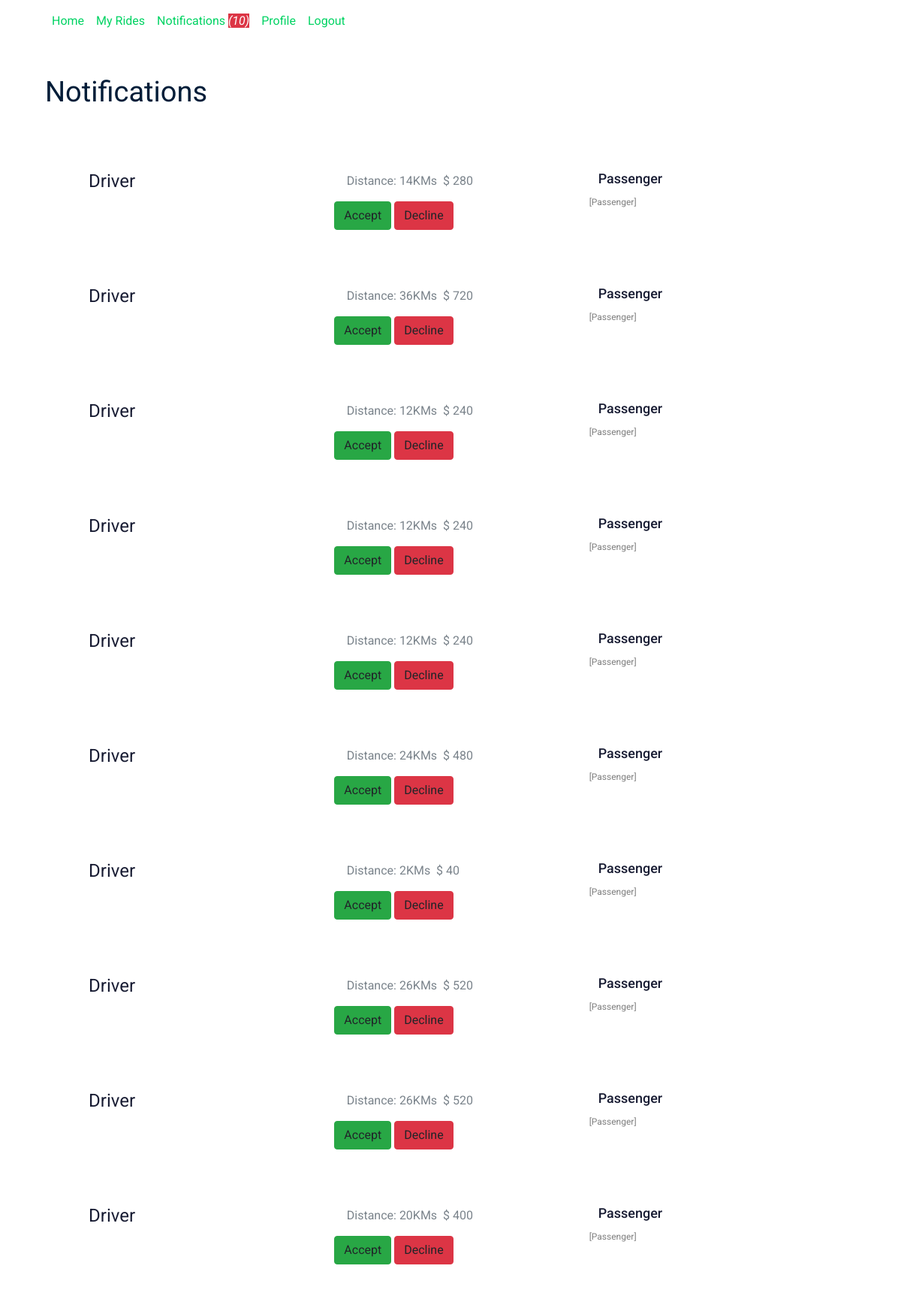
The page /driver/notifications (signed in) on the database as committed earlier.
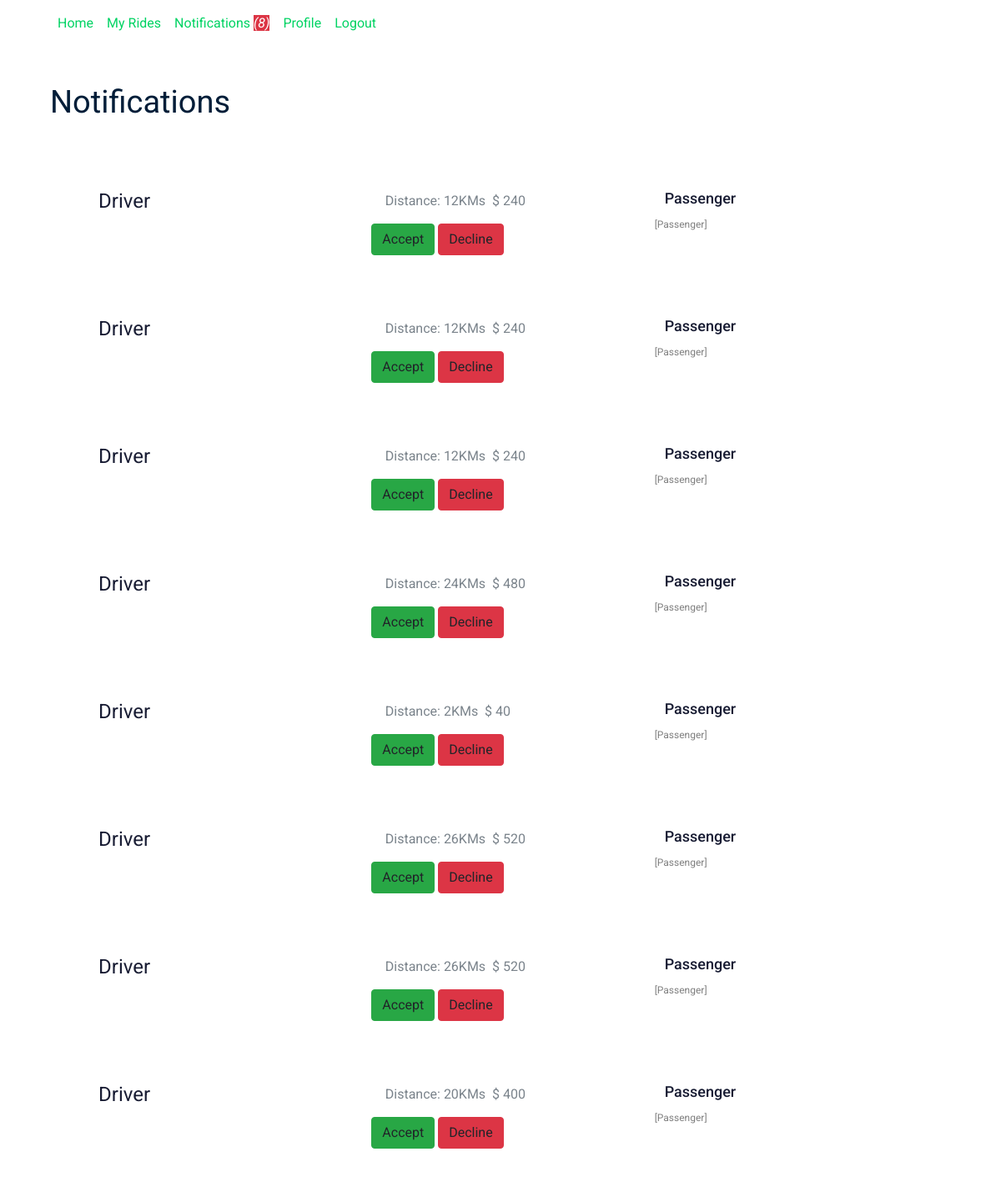
The same page on the database as committed later.
### app/models/models.py (models this page shows, shortened)
class User(db.Model,UserMixin):
    __tablename__ = "users"
    id = db.Column(db.Integer, primary_key=True)
    name = db.Column(db.String(100), nullable=False)
    surname = db.Column(db.String(100), nullable=False)
    email = db.Column(db.String(100), unique=True, nullable=False)
    password = db.Column(db.String(150), nullable=False)
    zipcode = db.Column(db.String(100), nullable=True)
    roles = db.Column(db.String(10), default="Passenger")
    profile_image = db.Column(db.String(255), nullable=True, default="0")
    profile_description = db.Column(db.String(255), nullable=True)
    gender = db.Column(db.Integer, nullable=False)
    member_since = db.Column(db.DateTime, nullable=False, default=datetime.utcnow)
    charges_per_kilo = db.Column(db.Integer, default=0) #only for driver
    passengers = db.relationship('Ride', foreign_keys="[Ride.passenger_id]")
    drivers = db.relationship('Ride', foreign_keys="[Ride.driver_id]")

class Ride(db.Model):
    __tablename__ = "rides"
    id = db.Column(db.Integer, primary_key=True)
    driver_id = db.Column(db.Integer, db.ForeignKey('users.id'))
    passenger_id = db.Column(db.Integer, db.ForeignKey('users.id'))
    zipcode = db.Column(db.String(100), nullable=False)
    from_loc = db.Column(db.String(150), nullable=False)
    to_loc = db.Column(db.String(150), nullable=False)
    isStarted = db.Column(db.Integer, default=0) #0: not started, 1: started
    isEnded = db.Column(db.Integer, default=0) #0: not ended, 1: ended
    isPaid = db.Column(db.Integer, default=0) #0: not paid, 1: paid
    isConfirmed = db.Column(db.Integer, default=0) #0: request not entertained yet, 1: accepted, 2: declined
    passenger_ratings = db.Column(db.Integer, nullable=True)
    driver_ratings = db.Column(db.Integer, nullable=True)
    passenger_ratings = db.Column(db.Integer, nullable=True)
    distance = db.Column(db.Integer, nullable=False)
    driver_review_for_passenger = db.Column(
        db.String(255), nullable=True)  # will be updated when ride ends
    passenger_review_for_driver = db.Column(
        db.String(255), nullable=True)  # will be updated when ride ends
    price = db.Column(db.Integer, nullable=False)
    ride_date = db.Column(db.DateTime, nullable=False, default=datetime.utcnow)

### app/driver/views.py (the view)
@driveblueprint.route("/notifications")
@login_required
def driver_notifications():
	user = current_user
	sql = text("SELECT *,rides.id as ride_id,users.id as p_id,(select count(*) from rides WHERE driver_id = "+str(user.id)+" AND isStarted = 0 AND isConfirmed=0 "
																					  "AND isEnded=0 AND isPaid=0) as total_requests "
																					  "FROM rides LEFT JOIN users on users.id = rides.passenger_id "
			   "WHERE driver_id = "+str(user.id)+" AND isStarted = 0 AND isConfirmed=0 AND isEnded=0 AND isPaid=0;")
	rides = db.engine.execute(sql)
	ridesNotifications = Ride.query.filter_by(driver_id=user.id,isStarted=0,isEnded=0,isPaid=0,isConfirmed=0).all()
	return render_template("driver_notifications.html", rides=rides, user=user)

### app/driver/views.py (called while the page is built)
@application.context_processor
def inject_dict_for_all_templates():
	notifications_count = db.engine.execute("select count(*) from rides where driver_id ="+str(current_user.id)+" and isConfirmed=0 and isStarted = 0 and isPaid = 0 and isEnded =0")
	c = str(notifications_count.first()[0])
	return dict(count=c)

### app/models/models.py (called while the page is built)
@login_manager.user_loader
def load_user(user_id):
    return User.query.get(user_id)

### app/driver/templates/driver_notifications.html (shortened to what this page needs)
{% extends 'driver_masterlayout.html' %}
{% block body %}
<section class="contact-section section_padding">
    <div class="container">
        <div class="row">
            <div class="col-12">
            </div>
        </div>
        <div class="row">
            <div class="col-lg-12">
    <div class="job_listing_area" style="background-color:white;">
        <div class="container">
            <div class="row align-items-center">
                <div class="col-lg-6">
                    <div class="section_title">
                        <h3>Notifications</h3>
                    </div>
                </div>
            </div>
            <div class="job_lists">
                <div class="row">
                    {% for ride in rides %}
                    <div class="col-lg-12 col-md-12">
                        <div class="single_jobs white-bg d-flex justify-content-between">
                            <div class="col-md-4">
                            <div class="jobs_left d-flex align-items-center">
                                <div class="">
                                </div>
                                <div class="jobs_conetent">
                                    <a href="job_details.html"><h4>{{user.name}}</h4></a>
                                </div>
                            </div>
                        </div>
                            <div class="col-md-4">
                                                    <div class="links_locat d-flex align-items-center">
                                        <div class="location">
                                            <p> <i class="fa fa-map"></i> Distance: {{ride.distance}}KMs</p>
                                        </div>
                                        <div class="location">
                                            <p> $ {{ride.price}}</p>
                                        </div>
                                    </div>
                                   <a url="{{url_for('driver_bp.approve_request',request_id=ride.ride_id)}}" class="btn btn-success acceptlink">Accept</a>
                                             <a url="{{url_for('driver_bp.decline_request',request_id=ride.ride_id)}}" class="btn btn-danger declinelink">Decline</a>
                            </div>
                            <div class="col-md-4">
                            <div class="jobs_right">
                                <div class=" pull-left">
                                </div>
                                <div class="jobs_conetent">
                                    <a href="job_details.html"><h4>{{ride.name}}</h4><span style="font-size:12px;color:gray;">[Passenger]</span></a>
                                </div>
                            </div>
                        </div>
                        </div>
                    </div>
                    {% endfor %}
                </div>
            </div>
        </div>
    </div>
            </div>
            </div>
        </div>
</section>
{% endblock %}

### app/driver/templates/driver_masterlayout.html (shortened to what this page needs)
<!doctype html>
<html class="no-js" lang="zxx">
<head>
    <link rel="stylesheet" href="{{ url_for('static', filename='css/bootstrap.min.css') }}">
    <link rel="stylesheet" href="{{ url_for('static', filename='css/owl.carousel.min.css') }}">
    <link rel="stylesheet" href="{{ url_for('static', filename='css/magnific-popup.css') }}">
    <link rel="stylesheet" href="{{ url_for('static', filename='css/font-awesome.min.css') }}">
    <link rel="stylesheet" href="{{ url_for('static', filename='css/themify-icons.css') }}">
    <link rel="stylesheet" href="{{ url_for('static', filename='css/nice-select.css') }}">
    <link rel="stylesheet" href="{{ url_for('static', filename='css/flaticon.css') }}">
    <link rel="stylesheet" href="{{ url_for('static', filename='css/gijgo.css') }}">
    <link rel="stylesheet" href="{{ url_for('static', filename='css/animate.min.css') }}">
    <link rel="stylesheet" href="{{ url_for('static', filename='css/slicknav.css') }}">
    <link rel="stylesheet" href="{{ url_for('static', filename='css/style.css') }}">
</head>
<body>
    <header>
        <div class="header-area ">
            <div id="sticky-header" class="main-header-area">
                <div class="container ">
<nav class="navbar navbar-expand-sm" style="background-color:none;">
  <ul id="bootstrapnav" class="navbar-nav">
    <li class="nav-item">
      <a class="nav-link" href="/driver/">Home</a>
    </li>
    <li class="nav-item">
      <a class="nav-link" href="{{url_for('driver_bp.my_rides')}}">My Rides</a>
    </li>
    <li class="nav-item">
      <a class="nav-link" href="{{url_for('driver_bp.driver_notifications')}}">Notifications
      <i class="btn-danger"> ({{count}})</i>
      </a>
    </li>
          <li class="nav-item">
      <a class="nav-link" href="{{url_for('driver_bp.profile')}}">Profile</a>
    </li>
        <li class="nav-item">
      <a class="nav-link" href="/logout">Logout</a>
    </li>
  </ul>
</nav>
                </div>
            </div>
        </div>
    </header>
{% block body %}
{% endblock %}
</body>
</html>

### app/driver/templates/driver_masterlayout.html (style rules this page uses)
#bootstrapnav li a { color:#00D363; }

Rows that differ between the two databases and show on the page:
no longer on this page (row edited): Ride: {{ user.name }} "Driver", distance "14", price "280", name "Passenger"
no longer on this page (row edited): Ride: {{ user.name }} "Driver", distance "36", price "720", name "Passenger"
Other text that changed with them:
{{ count }}: "10" → "8"
